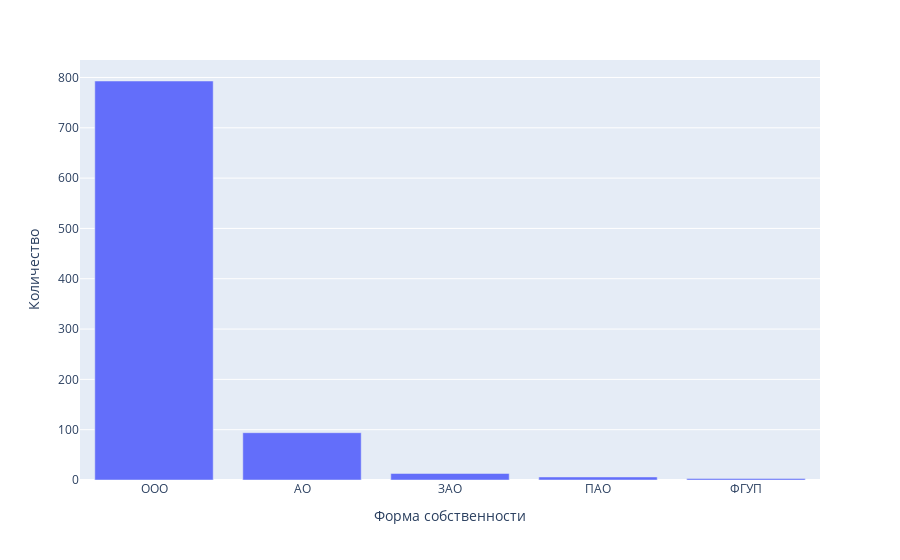

Notebook cell for this chart:
### Code cell
fig = px.bar(x=forms['НаимСокр'], y=forms['count'], labels={'x': 'Форма собственности', 'y': 'Количество'})
fig.show()

### Figure 1 — Plotly figure (JSON) as saved in the notebook; plotly's stock layout.template omitted (floating-point values rounded to 4 significant figures)
{"data": [{"alignmentgroup": "True", "hovertemplate": "Форма собственности=%{x}<br>Количество=%{y}<extra></extra>", "legendgroup": "", "marker": {"color": "#636efa", "pattern": {"shape": ""}}, "name": "", "offsetgroup": "", "orientation": "v", "showlegend": false, "textposition": "auto", "type": "bar", "x": ["ООО", "АО", "ЗАО", "ПАО", "ФГУП"], "xaxis": "x", "y": [793, 94, 13, 6, 3], "yaxis": "y"}], "layout": {"barmode": "relative", "legend": {"tracegroupgap": 0}, "margin": {"t": 60}, "xaxis": {"anchor": "y", "domain": [0, 1], "title": {"text": "Форма собственности"}}, "yaxis": {"anchor": "x", "domain": [0, 1], "title": {"text": "Количество"}}}}
